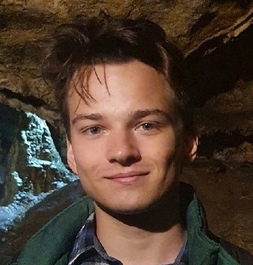
#> input picture me.jpg, 253 x 265 px
$ python reflect_bottom.py me.jpg out.png
#> lines starting #> are read from the running program, lines starting #| are printed output that depends on the picture
import cv2
import sys

input_path = sys.argv[1]
output_path = sys.argv[2]

img = cv2.imread(input_path)
#> img is the input picture: shape (265, 253, 3); mean B, G, R 48.2, 60.8, 78.5
reflected = cv2.flip(img, 0)
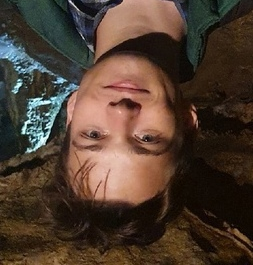
#> reflected: shape (265, 253, 3); mean B, G, R 48.2, 60.8, 78.5

cv2.imwrite(output_path, reflected)
